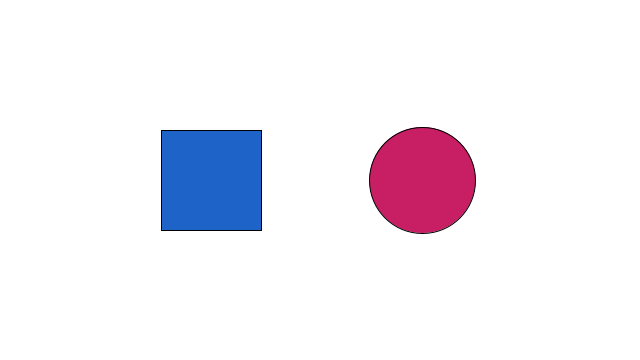
Frame 1 (no input)
Frame 60 (the mouse pressed at the canvas centre just before this capture): identical to frame 1, image omitted
Frame 120 (the mouse held since frame 60 and released just before this capture): identical to frame 1, image omitted

The Processing sketch that drew this single still picture (run headless with seeded random() and noise(); from frame 60 on, the mouse is pressed at the canvas centre):

// Processing sketch: processing_49813
// ── processing_49813.pde

float rx, ry;    // rectangle x- and y-coordinate
float rd = 100;  // rectangle width
 
float ex, ey;    // ellipse x- and y-coordinate
float ed = 106;  // ellipse diameter


int cr = 200;
int cg = 30; 
int cb = 100;
int sr = 30;
int sg = 100;
int sb = 200;
boolean squareBlue = true;
boolean circleRed = true;

void setup(){
  
 size( 640,360);
 smooth();
  
  // Set the x- and y-coordinates for the rectangle
  rx = width * 0.33 - rd/2;
  ry = height * 0.5 - rd/2;
  
  // Set the x- and y-coordinates for the ellipse
  ex = width * 0.66;
  ey = height * 0.5; 

}

void draw()
{
  background( 255);
  fill( sr, sg, sb);
  rect( rx, ry, rd, rd);
  fill( cr, cg , cb);
  ellipse( ex, ey, ed, ed);
  
  float d = dist( ex, ey, mouseX, mouseY);
  
  // if you click on the circle
  if( d <= (106/2)){
    noFill();
    rect( ex-100, ey-100, 200, 200);
    if( mousePressed == true){
      
      if( squareBlue == false){
       sr = 30;
       sg = 100;
       sb = 200;
       squareBlue = true;
      }
      else  if( squareBlue == true){
       sr = 200;
       sg = 30;
       sb = 100;
       squareBlue = false;
      }
      
       
    }
  }
  // if you click on the box
  else if( mouseX > 161.2 && mouseX < 261.2 && mouseY > 130 && mouseY< 230){
    noFill();
    ellipse( 211.2, 180, 200, 200);
    if( mousePressed == true){
      
      
      if( circleRed == true){
       cr = 30;
       cg = 100;
       cb = 200;
       circleRed = false;
      }
      else  if( circleRed== false){
       cr = 200;
       cg = 30;
       cb = 100;
       circleRed = true;
      }
      
       
    }
   
  }
  
//println("Circle Red = " + circleRed);
//println("Square Blue = " + squareBlue);
println("rect x = " + rx);
println("rect y = " + ry);
println("rectangle width = " + rd);
println(" x : " + mouseX + "  y : " + mouseY);
  
}
